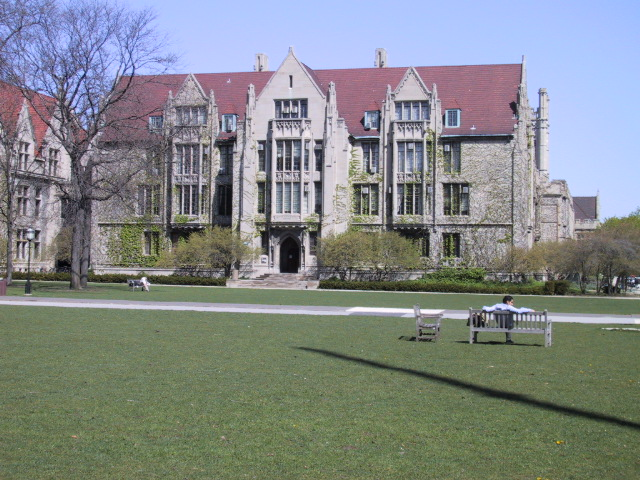
%> input picture MATLAB/wavelet_eckhart/eckhart.jpg, 640 x 480 px
$ octave wavelet_eckhart.m   (GNU Octave 9; MATLAB toolbox functions it lacks are replaced by stand-ins)
%> lines starting %> are read from the running program, lines starting %| are printed output that depends on the picture
% wavelet_gbb2.m
%%%%%%%%%%%%%%%%%%%%
% load image file
RGB=imread('eckhart.jpg');
%> RGB is the input picture: size 480x640x3 uint8; mean R, G, B 130.1, 135.5, 135.6
A=im2gray(RGB);
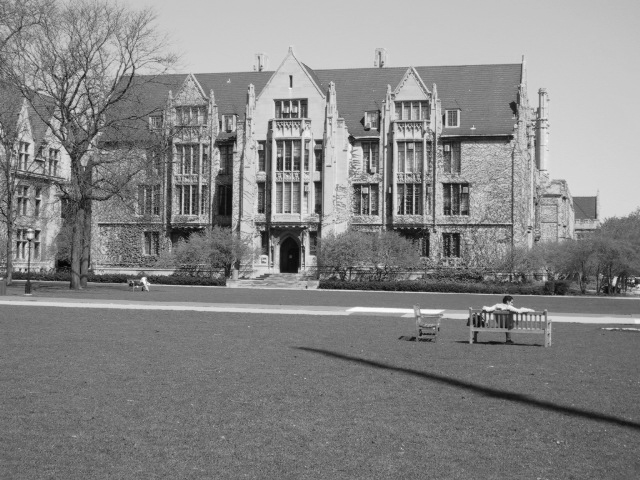
%> A: size 480x640 uint8; min 1, max 252, mean 133.9
% multiresolution decomposition
[C,S]=wavedec2(A,5,'coif1');
%> S = [19 24; 19 24; 34 44; 64 84; 123 163; 242 322; 480 640]
AA1=appcoef2(C,S,'coif1',1);
AA2=appcoef2(C,S,'coif1',2);
AA3=appcoef2(C,S,'coif1',3);
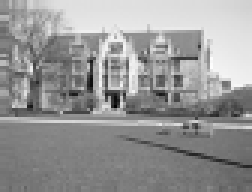
%> AA3: size 64x84 double (shown 3 times larger); min 34.89, max 1803.7, mean 1079.4; drawn with min black and max white
AA4=appcoef2(C,S,'coif1',4);
AA5=appcoef2(C,S,'coif1',5);
[HH1,VV1,DD1] = detcoef2('all',C,S,1);
[HH2,VV2,DD2] = detcoef2('all',C,S,2);
[HH3,VV3,DD3] = detcoef2('all',C,S,3);
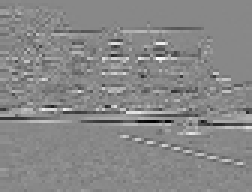
%> HH3: size 64x84 double (shown 3 times larger); min -478.1, max 416.1, mean -1.8; drawn with min black and max white
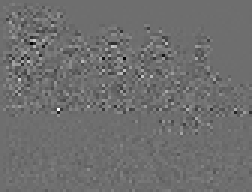
%> DD3: size 64x84 double (shown 3 times larger); min -240.9, max 314.8, mean 0.4; drawn with min black and max white
[HH4,VV4,DD4] = detcoef2('all',C,S,4);
[HH5,VV5,DD5] = detcoef2('all',C,S,5);
A1=wcodemat(AA1,255,'mat',1);
H1=wcodemat(HH1,255,'mat',1);
V1=wcodemat(VV1,255,'mat',1);
D1=wcodemat(DD1,255,'mat',1);
B1=H1+V1+D1;
A2=wcodemat(AA2,255,'mat',1);
H2=wcodemat(HH2,255,'mat',1);
V2=wcodemat(VV2,255,'mat',1);
D2=wcodemat(DD2,255,'mat',1);
B2=H2+V2+D2;
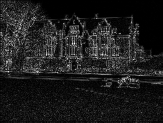
%> B2: size 123x163 double; min 3, max 424, mean 51.9; drawn with min black and max white
A3=wcodemat(AA3,255,'mat',1);
H3=wcodemat(HH3,255,'mat',1);
V3=wcodemat(VV3,255,'mat',1);
D3=wcodemat(DD3,255,'mat',1);
B3=H3+V3+D3;
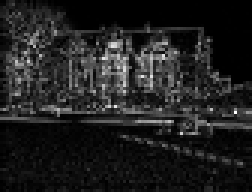
%> B3: size 64x84 double (shown 3 times larger); min 3, max 400, mean 53.7; drawn with min black and max white
A4=wcodemat(AA4,255,'mat',1);
H4=wcodemat(HH4,255,'mat',1);
V4=wcodemat(VV4,255,'mat',1);
D4=wcodemat(DD4,255,'mat',1);
B4=H4+V4+D4;
A5=wcodemat(AA5,255,'mat',1);
H5=wcodemat(HH5,255,'mat',1);
V5=wcodemat(VV5,255,'mat',1);
D5=wcodemat(DD5,255,'mat',1);
B5=H5+V5+D5;
% plot A(n)
subplot(3,4,1);
imshow(RGB);
title('Original RGB Image');
subplot(3,4,2);
imagesc(A);
colormap('gray');
title('Level 0, i.e., Original Image');
subplot(3,4,3);
imagesc(A1);
title('Level 1 Approximation');
subplot(3,4,4);
imagesc(B1);
title('Level 1 Detail');
subplot(3,4,5);
imagesc(A2);
title('Lebel 2 Approximation');
subplot(3,4,6);
imagesc(B2);
title('Level 2 Detail');
subplot(3,4,7);
imagesc(A3);
title('Level 3 Approximation');
subplot(3,4,8);
imagesc(B3);
title('Level 3 Detail');
subplot(3,4,9);
imagesc(A4);
title('Lebel 4 Approximation');
subplot(3,4,10);
imagesc(B4);
title('Level 4 Detail');
subplot(3,4,11);
imagesc(A5);
title('Level 5 Approximation');
subplot(3,4,12);
imagesc(B5);
title('Level 5 Detail');
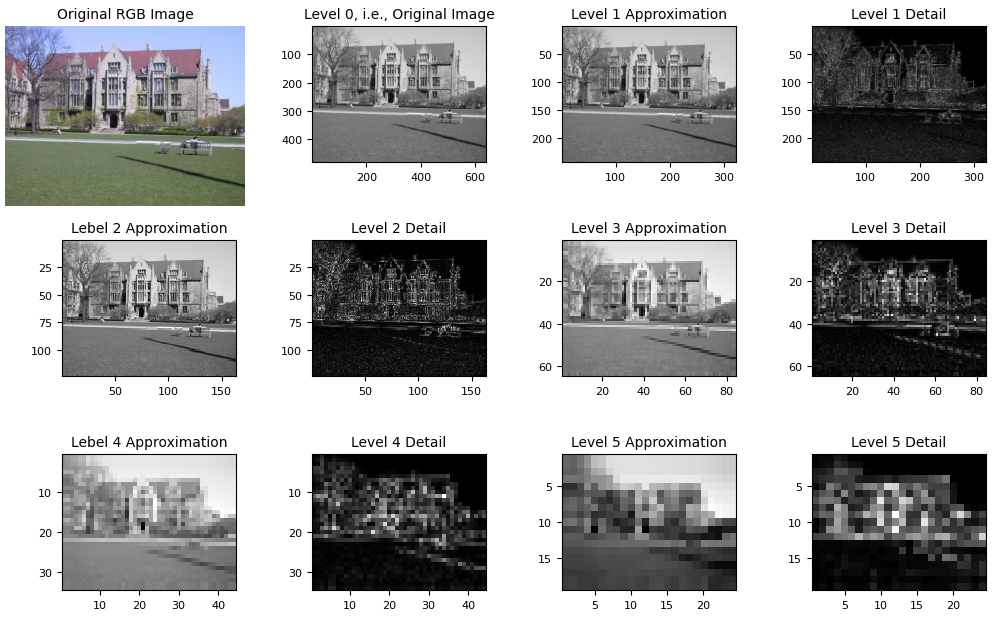
%> figure redrawn from the program's plot data, 12 panels
